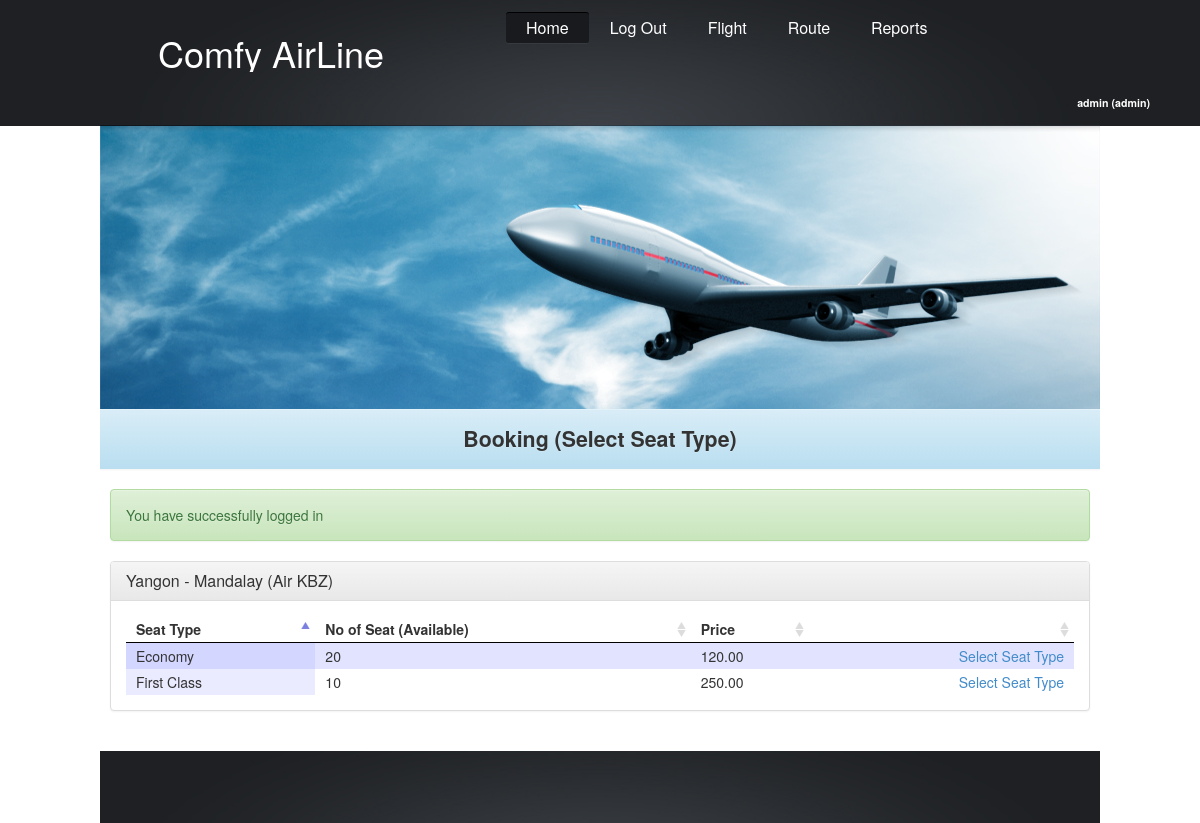
The app's page /booking-select-seat-type.php?schedule_id=SCH_000002 (signed in) with its own data.
### tables this page shows
CREATE TABLE IF NOT EXISTS `schedules` (
  `schedule_id` varchar(15) NOT NULL,
  `flight_id` varchar(15) NOT NULL,
  `route_id` varchar(15) NOT NULL,
  `departure_datetime` datetime NOT NULL,
  `arrival_datetime` datetime NOT NULL,
  `departure_airport` varchar(50) NOT NULL,
  `arrival_airport` varchar(50) NOT NULL,
  `active` int(1) NOT NULL,
  `remark` varchar(255) NOT NULL,
  PRIMARY KEY (`schedule_id`)
);

CREATE TABLE IF NOT EXISTS `routes` (
  `route_id` varchar(15) NOT NULL,
  `title` varchar(50) NOT NULL,
  `hour` int(2) NOT NULL,
  `min` int(2) NOT NULL,
  `remark` varchar(255) NOT NULL,
  PRIMARY KEY (`route_id`)
);

CREATE TABLE IF NOT EXISTS `flights` (
  `flight_id` varchar(15) NOT NULL,
  `name` varchar(50) NOT NULL,
  `remark` varchar(255) NOT NULL,
  PRIMARY KEY (`flight_id`)
);

CREATE TABLE IF NOT EXISTS `seats` (
  `seat_id` varchar(15) NOT NULL,
  `schedule_id` varchar(15) NOT NULL,
  `seattype_id` varchar(15) NOT NULL,
  `no_of_seat` int(3) NOT NULL,
  `booked_seat` int(3) NOT NULL,
  `price` decimal(10,2) NOT NULL,
  PRIMARY KEY (`seat_id`)
);

CREATE TABLE IF NOT EXISTS `seat_types` (
  `seattype_id` varchar(15) NOT NULL,
  `title` varchar(50) NOT NULL,
  PRIMARY KEY (`seattype_id`)
);

### includes/scheduleHelper.php (called while the page is built, shortened)
<?php
class scheduleHelper{
    public static function getSeatsInScheduleByScheduleID($schdule_id){
        $sql = "SELECT seats.*,seat_types.title AS 'seattype_title' FROM seats " .
                        "INNER JOIN seat_types " .
                        "ON seats.seattype_id=seat_types.seattype_id " .
                        "WHERE schedule_id='" . $schdule_id . "' " .
                        "ORDER BY seat_id";
        $result = mysql_query($sql) or die(mysql_error());
        $output=array();
        while ($row = mysql_fetch_array($result)){
            $output[]=array(
                'seat_id'=>$row['seat_id'],
                'seattype_id'=>$row['seattype_id'],
                'schedule_id'=>$row['schedule_id'],
                'seattype_title'=>$row['seattype_title'],
                'no_of_seat'=>$row['no_of_seat'],
                'price'=>$row['price'],
            );
        }
        return $output;
    }
    public static function getScheduleByScheduleID($schdule_id){
        $sql = "SELECT schedules.*,flights.*,routes.* " .
                "FROM schedules " .
                        "INNER JOIN flights " .
                        "ON schedules.flight_id=flights.flight_id " .
                        "INNER JOIN routes " .
                        "ON schedules.route_id=routes.route_id " .
                        "WHERE schedules.schedule_id='" . $schdule_id . "' " .
                        "AND schedules.active=1 " .
                        "ORDER BY schedule_id";
        $result = mysql_query($sql) or die(mysql_error());
        $output=array();
        while ($row = mysql_fetch_array($result)){
            $output[]=array(
                'schedule_id'=>$row['schedule_id'],
                'flight_id'=>$row['flight_id'],
                'flight_name'=>$row['name'],
                'route_id'=>$row['route_id'],
                'route_title'=>$row['title'],
                'departure_datetime'=>$row['departure_datetime'],
                'arrival_datetime'=>$row['arrival_datetime'],
                'departure_airport'=>$row['departure_airport'],
                'arrival_airport'=>$row['arrival_airport'],
                'active'=>$row['active'],
                'remark'=>$row['remark'],
                'hour'=>$row['hour'],
                'min'=>$row['min'],
            );
        }
        return $output;
    }
}

### booking-select-seat-type.php (the view, shortened to what this page needs)
<?php require_once('includes/scheduleHelper.php'); ?>
<?php include('includes/header.php'); ?>
<link href="css/jquery.dataTables.css" rel="stylesheet" type="text/css" />
<div class="panel panel-default">
    <div class="panel-heading">
        <?php
        $scheduleData = scheduleHelper::getScheduleByScheduleID($_GET['schedule_id']);
        ?>
        <h3 class="panel-title"><?php echo $scheduleData[0]['route_title']; ?>&nbsp;(<?php echo $scheduleData[0]['flight_name']; ?>)</h3>
    </div>
    <div class="panel-body">
        <table id="seat-table">
            <thead>
            <th>Seat Type</th>
            <th>No of Seat (Available)</th>
            <th>Price</th>
            <th></th>
            </thead>
            <tbody>
                <?php
                $scheduleData = scheduleHelper::getSeatsInScheduleByScheduleID($_GET['schedule_id']);
                ?>
                <?php foreach ($scheduleData as $row) { ?>
                    <?php
                    $link = "addSeat.php?schedule_id=" . $row['schedule_id'] .
                            "&seat_id=" . $row['seat_id'] .
                            "&seattype_id=" . $row['seattype_id'] .
                            "&seat_type=" . $row['seattype_title'] .
                            "&price=" . $row['price'] .
                            "&action=add2cart";
                    ?>
                    <tr>
                        <td><?php echo $row['seattype_title']; ?></td>
                        <td><?php echo $row['no_of_seat']; ?></td>
                        <td><?php echo $row['price']; ?></td>
                        <td class="action-column"><a href="<?php echo $link; ?>">Select Seat Type</a></td>
                    </tr>
                <?php } ?>
            </tbody>
        </table>
    </div>
</div>
<?php include('includes/footer.php'); ?>

### css/style.css (style rules this page uses)
body { background:#fff; border:0; font:14px Arial, Helvetica, sans-serif; color:#3c4046; line-height:20px; min-width:1000px; }
a { color:#1e749a; text-decoration:underline; outline:none; }
a { outline:none; }

### css/custom-style.css (style rules this page uses)
table .action-column { text-align:right; }

### records on screen
schedules: route.title "Yangon - Mandalay", flight.name "Air KBZ"
seats: seattype.title "Economy", no_of_seat "20", price "120.00"
seats: seattype.title "First Class", no_of_seat "10", price "250.00"

### other values on screen
$logInData['username'] "admin"
$logInData['role'] "admin"
$pageTitle "Booking (Select Seat Type)"
$message "You have successfully logged in"
